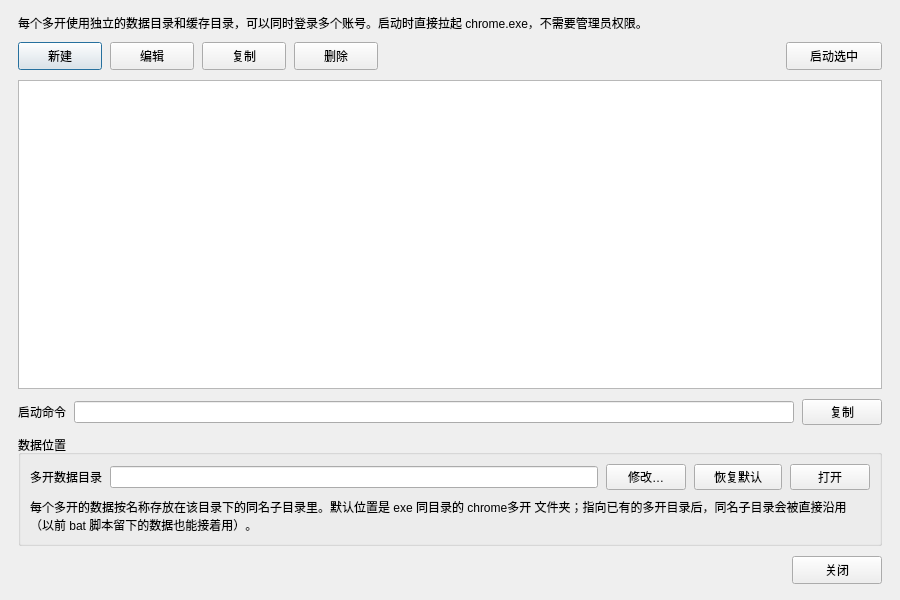
<?xml version="1.0" encoding="UTF-8"?>
<ui version="4.0">
 <class>ChromeMultiOpenForm</class>
 <widget class="QDialog" name="ChromeMultiOpenForm">
  <property name="geometry">
   <rect>
    <x>0</x>
    <y>0</y>
    <width>900</width>
    <height>600</height>
   </rect>
  </property>
  <property name="minimumSize">
   <size>
    <width>820</width>
    <height>520</height>
   </size>
  </property>
  <property name="windowTitle">
   <string>Chrome 多开管理</string>
  </property>
  <layout class="QVBoxLayout" name="mainLayout">
   <property name="leftMargin">
    <number>18</number>
   </property>
   <property name="topMargin">
    <number>14</number>
   </property>
   <property name="rightMargin">
    <number>18</number>
   </property>
   <property name="bottomMargin">
    <number>16</number>
   </property>
   <property name="spacing">
    <number>10</number>
   </property>
   <item>
    <widget class="QLabel" name="hintLabel">
     <property name="text">
      <string>每个多开使用独立的数据目录和缓存目录，可以同时登录多个账号。启动时直接拉起 chrome.exe，不需要管理员权限。</string>
     </property>
     <property name="wordWrap">
      <bool>true</bool>
     </property>
    </widget>
   </item>
   <item>
    <layout class="QHBoxLayout" name="toolbarLayout">
     <property name="spacing">
      <number>8</number>
     </property>
     <item>
      <widget class="QPushButton" name="newButton">
       <property name="minimumSize">
        <size>
         <width>84</width>
         <height>28</height>
        </size>
       </property>
       <property name="text">
        <string>新建</string>
       </property>
      </widget>
     </item>
     <item>
      <widget class="QPushButton" name="editButton">
       <property name="minimumSize">
        <size>
         <width>84</width>
         <height>28</height>
        </size>
       </property>
       <property name="text">
        <string>编辑</string>
       </property>
      </widget>
     </item>
     <item>
      <widget class="QPushButton" name="duplicateButton">
       <property name="minimumSize">
        <size>
         <width>84</width>
         <height>28</height>
        </size>
       </property>
       <property name="text">
        <string>复制</string>
       </property>
      </widget>
     </item>
     <item>
      <widget class="QPushButton" name="deleteButton">
       <property name="minimumSize">
        <size>
         <width>84</width>
         <height>28</height>
        </size>
       </property>
       <property name="text">
        <string>删除</string>
       </property>
      </widget>
     </item>
     <item>
      <spacer name="toolbarSpacer">
       <property name="orientation">
        <enum>Qt::Horizontal</enum>
       </property>
       <property name="sizeHint" stdset="0">
        <size>
         <width>40</width>
         <height>20</height>
        </size>
       </property>
      </spacer>
     </item>
     <item>
      <widget class="QPushButton" name="launchButton">
       <property name="minimumSize">
        <size>
         <width>96</width>
         <height>28</height>
        </size>
       </property>
       <property name="text">
        <string>启动选中</string>
       </property>
      </widget>
     </item>
    </layout>
   </item>
   <item>
    <widget class="QTableWidget" name="profileTable">
     <property name="minimumSize">
      <size>
       <width>0</width>
       <height>200</height>
      </size>
     </property>
    </widget>
   </item>
   <item>
    <layout class="QHBoxLayout" name="commandLayout">
     <property name="spacing">
      <number>8</number>
     </property>
     <item>
      <widget class="QLabel" name="commandTitleLabel">
       <property name="text">
        <string>启动命令</string>
       </property>
      </widget>
     </item>
     <item>
      <widget class="QLineEdit" name="commandEdit">
       <property name="readOnly">
        <bool>true</bool>
       </property>
      </widget>
     </item>
     <item>
      <widget class="QPushButton" name="copyCommandButton">
       <property name="minimumSize">
        <size>
         <width>64</width>
         <height>26</height>
        </size>
       </property>
       <property name="text">
        <string>复制</string>
       </property>
      </widget>
     </item>
    </layout>
   </item>
   <item>
    <widget class="QGroupBox" name="dataGroupBox">
     <property name="title">
      <string>数据位置</string>
     </property>
     <layout class="QGridLayout" name="dataLayout">
      <property name="horizontalSpacing">
       <number>8</number>
      </property>
      <property name="verticalSpacing">
       <number>8</number>
      </property>
      <item row="0" column="0">
       <widget class="QLabel" name="dataRootTitleLabel">
        <property name="text">
         <string>多开数据目录</string>
        </property>
       </widget>
      </item>
      <item row="0" column="1">
       <widget class="QLineEdit" name="dataRootEdit">
        <property name="readOnly">
         <bool>true</bool>
        </property>
       </widget>
      </item>
      <item row="0" column="2">
       <widget class="QPushButton" name="changeRootButton">
        <property name="minimumSize">
         <size>
          <width>72</width>
          <height>26</height>
         </size>
        </property>
        <property name="text">
         <string>修改…</string>
        </property>
       </widget>
      </item>
      <item row="0" column="3">
       <widget class="QPushButton" name="defaultRootButton">
        <property name="minimumSize">
         <size>
          <width>88</width>
          <height>26</height>
         </size>
        </property>
        <property name="text">
         <string>恢复默认</string>
        </property>
       </widget>
      </item>
      <item row="0" column="4">
       <widget class="QPushButton" name="openRootButton">
        <property name="minimumSize">
         <size>
          <width>64</width>
          <height>26</height>
         </size>
        </property>
        <property name="text">
         <string>打开</string>
        </property>
       </widget>
      </item>
      <item row="1" column="0" colspan="5">
       <widget class="QLabel" name="dataHintLabel">
        <property name="text">
         <string>每个多开的数据按名称存放在该目录下的同名子目录里。默认位置是 exe 同目录的 chrome多开 文件夹；指向已有的多开目录后，同名子目录会被直接沿用（以前 bat 脚本留下的数据也能接着用）。</string>
        </property>
        <property name="wordWrap">
         <bool>true</bool>
        </property>
       </widget>
      </item>
     </layout>
    </widget>
   </item>
   <item>
    <layout class="QHBoxLayout" name="bottomLayout">
     <property name="spacing">
      <number>8</number>
     </property>
     <item>
      <widget class="QLabel" name="messageLabel">
       <property name="text">
        <string/>
       </property>
       <property name="wordWrap">
        <bool>true</bool>
       </property>
      </widget>
     </item>
     <item>
      <spacer name="bottomSpacer">
       <property name="orientation">
        <enum>Qt::Horizontal</enum>
       </property>
       <property name="sizeHint" stdset="0">
        <size>
         <width>40</width>
         <height>20</height>
        </size>
       </property>
      </spacer>
     </item>
     <item>
      <widget class="QPushButton" name="closeButton">
       <property name="minimumSize">
        <size>
         <width>90</width>
         <height>28</height>
        </size>
       </property>
       <property name="text">
        <string>关闭</string>
       </property>
      </widget>
     </item>
    </layout>
   </item>
  </layout>
 </widget>
 <resources/>
 <connections/>
</ui>
